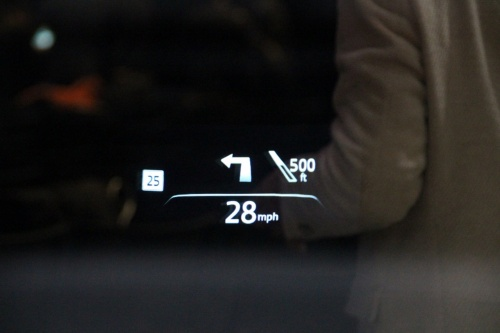
#> input picture Python-OCR-Practice/test.png, 500 x 333 px
$ jupyter execute --allow-errors sample.ipynb
#> lines starting #> are read from the running program, lines starting #| are printed output that depends on the picture; after the words box and inside, x2 and y2 are one past the last pixel; in counts of white or black regions, pixels touching at a corner belong together
[cell 1]
# import the necessary packages
from imutils.perspective import four_point_transform
from imutils import contours
import imutils
import cv2
import matplotlib.pyplot as plt

# define the dictionary of digit segments so we can identify
# each digit on the thermostat
DIGITS_LOOKUP = {
	(1, 1, 1, 0, 1, 1, 1): 0,
	(0, 0, 1, 0, 0, 1, 0): 1,
	(1, 0, 1, 1, 1, 1, 0): 2,
	(1, 0, 1, 1, 0, 1, 1): 3,
	(0, 1, 1, 1, 0, 1, 0): 4,
	(1, 1, 0, 1, 0, 1, 1): 5,
	(1, 1, 0, 1, 1, 1, 1): 6,
	(1, 0, 1, 0, 0, 1, 0): 7,
	(1, 1, 1, 1, 1, 1, 1): 8,
	(1, 1, 1, 1, 0, 1, 1): 9
}

[cell 2]
# load the example image
image = cv2.imread("test.png")
#> image is the input picture: shape (333, 500, 3); mean B, G, R 30.3, 31.6, 33

# pre-process the image by resizing it, converting it to
# graycale, blurring it, and computing an edge map
image = imutils.resize(image, height=500)
#> image: shape (500, 750, 3)
gray = cv2.cvtColor(image, cv2.COLOR_BGR2GRAY)
blurred = cv2.GaussianBlur(gray, (5, 5), 0)
edged = cv2.Canny(blurred, 50, 200, 255)
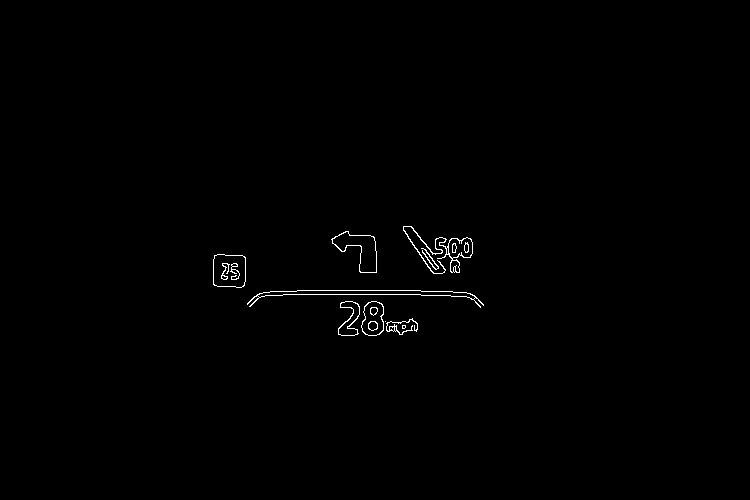
#> edged: shape (500, 750); 0.51% white in thin lines or dots, all inside (x1, y1, x2, y2) = (213, 226, 484, 336)

[cell 3]
plt.imshow(edged)

[cell 4]
# find contours in the edge map, then sort them by their
# size in descending order
cnts = cv2.findContours(edged.copy(), cv2.RETR_EXTERNAL,
	cv2.CHAIN_APPROX_SIMPLE)
#> cnts = 10 contours, 2 with area under 20; largest, box (x1, y1, x2, y2) and area: (213, 254, 246, 288) 990, (331, 231, 377, 273) 910, (247, 290, 484, 308) 878, (403, 226, 473, 274) 618, (361, 301, 384, 336) 617, (338, 301, 360, 336) 384, (386, 318, 418, 335) 56, (421, 248, 439, 270) 28
cnts = imutils.grab_contours(cnts)
cnts = sorted(cnts, key=cv2.contourArea, reverse=True)
displayCnt = None

# loop over the contours
for c in cnts:
	# approximate the contour
	peri = cv2.arcLength(c, True)
	approx = cv2.approxPolyDP(c, 0.02 * peri, True)

	# if the contour has four vertices, then we have found
	# the thermostat display
	if len(approx) == 4:
		displayCnt = approx
		break
#> this loop made 1 pass
#> (peri, displayCnt) on pass 1: (123.6, [[214, 255], [213, 284], [243, 286], [245, 257]])

[cell 5]
# extract the thermostat display, apply a perspective transform
# to it
warped = four_point_transform(gray, displayCnt.reshape(4, 2))
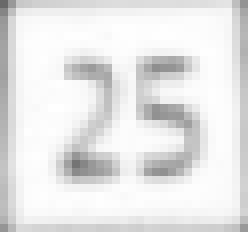
#> warped: shape (29, 31) (shown 8 times larger); min 105, max 255, mean 230.1
output = four_point_transform(image, displayCnt.reshape(4, 2))
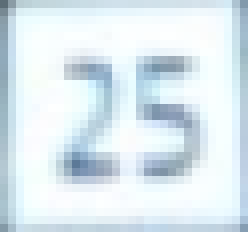
#> output: shape (29, 31, 3) (shown 8 times larger); mean B, G, R 239.9, 233.4, 219.9
plt.imshow(warped)

[cell 6]
# threshold the warped image, then apply a series of morphological
# operations to cleanup the thresholded image
thresh = cv2.threshold(warped, 0, 255,
	cv2.THRESH_BINARY_INV | cv2.THRESH_OTSU)[1]
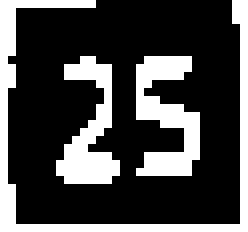
#> thresh: shape (29, 31) (shown 8 times larger); 27.5% white in thin lines or dots
kernel = cv2.getStructuringElement(cv2.MORPH_ELLIPSE, (1, 5))
thresh = cv2.morphologyEx(thresh, cv2.MORPH_OPEN, kernel)
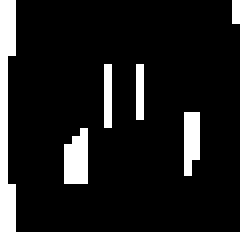
#> thresh: shape (29, 31) (shown 8 times larger); 13.5% white in thin lines or dots

[cell 7]
# find contours in the thresholded image, then initialize the
# digit contours lists
cnts = cv2.findContours(thresh.copy(), cv2.RETR_EXTERNAL,
	cv2.CHAIN_APPROX_SIMPLE)
#> cnts = 6 contours, all with area under 20
cnts = imutils.grab_contours(cnts)
digitCnts = []

# loop over the digit area candidates
for c in cnts:
	# compute the bounding box of the contour
	(x, y, w, h) = cv2.boundingRect(c)

	# if the contour is sufficiently large, it must be a digit
	if w >= 15 and (h >= 30 and h <= 40):
		digitCnts.append(c)
#> this loop made 6 passes
#> (c, x, y, w, h) on passes 1, 3, 4: ([[10, 16], [8, 18], [8, 22], [10, 22]], 8, 16, 3, 7), ([[17, 8], [17, 14]], 17, 8, 1, 7), ([[13, 8], [13, 15]], 13, 8, 1, 8)
#> (x, y, w, h) on passes 2, 5, 6: (23, 14, 2, 8), (29, 0, 2, 29), (0, 0, 2, 29)
#> after the loop, digitCnts = []

[cell 8]
digitCnts

#> (a cell that did not finish here is left out)

[cell 10]
# loop over each of the digits
for c in digitCnts:
	# extract the digit ROI
	(x, y, w, h) = cv2.boundingRect(c)
	roi = thresh[y:y + h, x:x + w]

	# compute the width and height of each of the 7 segments
	# we are going to examine
	(roiH, roiW) = roi.shape
	(dW, dH) = (int(roiW * 0.25), int(roiH * 0.15))
	dHC = int(roiH * 0.05)

	# define the set of 7 segments
	segments = [
		((0, 0), (w, dH)),	# top
		((0, 0), (dW, h // 2)),	# top-left
		((w - dW, 0), (w, h // 2)),	# top-right
		((0, (h // 2) - dHC) , (w, (h // 2) + dHC)), # center
		((0, h // 2), (dW, h)),	# bottom-left
		((w - dW, h // 2), (w, h)),	# bottom-right
		((0, h - dH), (w, h))	# bottom
	]
	on = [0] * len(segments)

 	# loop over the segments
	for (i, ((xA, yA), (xB, yB))) in enumerate(segments):
		# extract the segment ROI, count the total number of
		# thresholded pixels in the segment, and then compute
		# the area of the segment
		segROI = roi[yA:yB, xA:xB]
		total = cv2.countNonZero(segROI)
		area = (xB - xA) * (yB - yA)

		# if the total number of non-zero pixels is greater than
		# 50% of the area, mark the segment as "on"
		if total / float(area) > 0.5:
			on[i]= 1

	# lookup the digit and draw it on the image
	digit = DIGITS_LOOKUP[tuple(on)]
	digits.append(digit)
	cv2.rectangle(output, (x, y), (x + w, y + h), (0, 255, 0), 1)
	cv2.putText(output, str(digit), (x - 10, y - 10),
		cv2.FONT_HERSHEY_SIMPLEX, 0.65, (0, 255, 0), 2)
#> this loop made 0 passes
